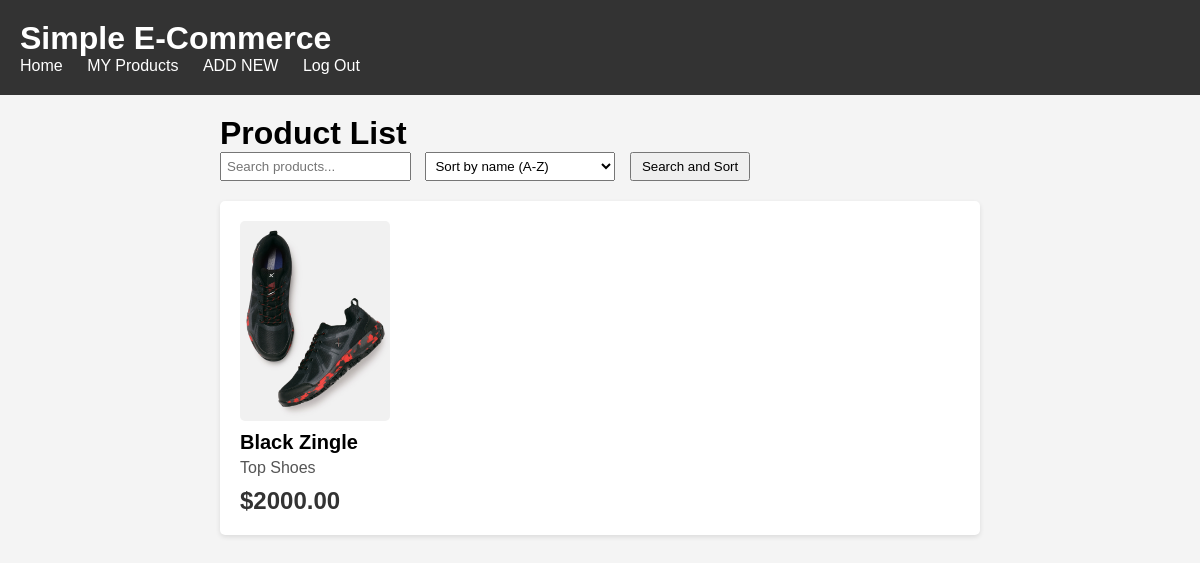
Page /product.php (signed in) on the committed database.
### tables this page shows
CREATE TABLE `product` (
  `id` int(6) UNSIGNED NOT NULL,
  `productName` varchar(100) NOT NULL,
  `productImage` varchar(100) NOT NULL,
  `productDescription` text DEFAULT NULL,
  `productPrice` decimal(10,2) DEFAULT NULL,
  `userId` int(11) NOT NULL
);

### product.php (the view, shortened to what this page needs)
<?php
$servername = "localhost";
$db_username = "root";
$db_password = "";
$dbname = "ecom";
$conn = new mysqli($servername, $db_username, $db_password, $dbname);
$userId = $_SESSION['id'];
$search = isset($_GET['search']) ? $conn->real_escape_string($_GET['search']) : '';
$sort = isset($_GET['sort']) ? $_GET['sort'] : '';
$sql = "SELECT p.productName, p.productDescription, p.productPrice, p.productImage
        FROM product p
        JOIN users u ON p.userId = u.id
        WHERE u.id = $userId";
switch ($sort) {
    default:
        $sql .= " ORDER BY p.productName ASC";
        break;
}
$result = $conn->query($sql);
?>
<html lang="en">
<head>
    <link rel="stylesheet" href="product_styles.css">
</head>
<body>
    <?php include 'border.php'; ?>
    <div class="container">
        <h1>Product List</h1>
        <form method="GET" action="">
            <input type="text" name="search" placeholder="Search products..." value="<?php echo htmlspecialchars($search); ?>">
            <select name="sort">
                <option value="name_asc" <?php if ($sort == 'name_asc') echo 'selected'; ?>>Sort by name (A-Z)</option>
            </select>
            <button type="submit">Search and Sort</button>
        </form>
        <?php
        if ($result->num_rows > 0) {
            while($row = $result->fetch_assoc()) {
                echo '<div class="product">';
                echo '<img class="product-image" src="images/' . htmlspecialchars($row["productImage"]) . '" alt="' . htmlspecialchars($row["productName"]) . '">';
                echo '<div class="product-details">';
                echo '<h2 class="product-title">' . htmlspecialchars($row["productName"]) . '</h2>';
                echo '<p class="product-description">' . htmlspecialchars($row["productDescription"]) . '</p>';
                echo '<span class="product-price">$' . htmlspecialchars($row["productPrice"]) . '</span>';
                echo '</div>';
                echo '</div>';
            }
        } else {
            echo "0 results";
        }
        ?>
    </div>
</body>
</html>

### product_styles.css (style rules this page uses)
body { font-family: Arial, sans-serif; margin: 0; padding: 0; background-color: #f4f4f4; }
.container { max-width: 800px; margin: 20px auto; padding: 0 20px; }
.product { background-color: #fff; border-radius: 5px; padding: 20px; margin-bottom: 20px; box-shadow: 0 2px 5px rgba(0, 0, 0, 0.1); }
.product img { width: 150px !important; height: auto; border-radius: 5px; }
.product-image { width: 150px !important; height: auto; border-radius: 5px; }
.product h2 { font-size: 20px; margin-top: 10px; margin-bottom: 5px; }
.product p { color: #555; margin-bottom: 10px; }
.product span { display: block; font-size: 24px; font-weight: bold; color: #333; }
form { margin-bottom: 20px; }
input[type="text"] { padding: 5px; margin-right: 10px; }
select { padding: 5px; margin-right: 10px; }
button { padding: 5px 10px; }

### border_style.css (style rules this page uses)
* { margin: 0; padding: 0; box-sizing: border-box; }

### rows in the picture
product: productImage (picture), productName "Black Zingle", productDescription "Top Shoes", productPrice "2000.00"
